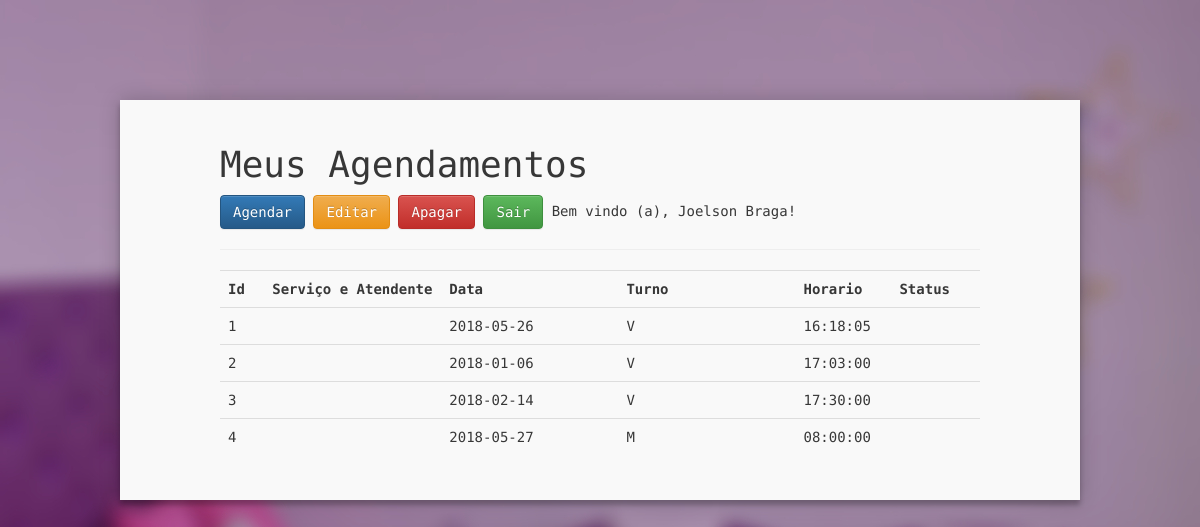
The app's page /sistema/listarAgendamentoAdmin.php (signed in) with its own data.
### tables this page shows
CREATE TABLE `agendamento` (
  `id` int(11) unsigned NOT NULL AUTO_INCREMENT,
  `id_cliente` int(11) unsigned NOT NULL,
  `atendente_servico_id` int(10) unsigned DEFAULT NULL,
  `status_id` int(10) unsigned DEFAULT NULL,
  `data` date NOT NULL,
  `turno` mediumtext NOT NULL,
  `horario` time DEFAULT NULL,
  PRIMARY KEY (`id`),
  UNIQUE KEY `id_UNIQUE` (`id`),
  KEY `fk_agendamento_1_idx` (`id_cliente`),
  KEY `fk_agendamento_1_idx1` (`status_id`),
  KEY `fk_agendamento_3_idx` (`atendente_servico_id`),
  KEY `index6` (`atendente_servico_id`,`data`,`horario`),
  CONSTRAINT `fk_agendamento_1` FOREIGN KEY (`status_id`) REFERENCES `status` (`id`),
  CONSTRAINT `fk_agendamento_2` FOREIGN KEY (`id_cliente`) REFERENCES `customers` (`id`),
  CONSTRAINT `fk_agendamento_3` FOREIGN KEY (`atendente_servico_id`) REFERENCES `atendentes_servicos` (`id`) ON UPDATE NO ACTION
);

### sistema/listarAgendamentoAdmin.php (the view, shortened to what this page needs)
<?php
$db = new mysqli("localhost","root","","esmalteria_estrela");
?>
<!DOCTYPE html>
<html>
<head>
    <link rel="stylesheet" href="https://maxcdn.bootstrapcdn.com/bootstrap/3.3.7/css/bootstrap.min.css">
    <link rel="stylesheet" href="https://maxcdn.bootstrapcdn.com/bootstrap/3.3.7/css/bootstrap-theme.min.css">
    <link href="../css/sistema.css" rel="stylesheet">
</head>
<body>
    <div class="boxAgendar">
        <h1>Meus Agendamentos</h1>
        <a class="btn btn-primary" href="cadastrarAgendamentoUser.php" role="button">Agendar</a>
        <a class="btn btn-warning" href='editar_os.php?id=$id'>Editar</a>
        <a class="btn btn-danger" href='apagar_os.php?id=$id'>Apagar</a>
        <a class="btn btn-success" href="../sair.php" role="button">Sair</a>
        Bem vindo (a),  <?= $_SESSION['nome']?> <?= $_SESSION['sobrenome']?>!
        <br>
        <hr>
        <table class="table table-striped">
            <tr>
                <th width="5%">Id</th>
                <th width="20%">Serviço e Atendente</th>
                <th width="20%">Data</th>
                <th width="20%">Turno</th>
                <th width="10%">Horario</th>
                <th width="10%">Status</th>
        </tr>
        <?php
        $sql = "SELECT * FROM agendamento";
        $retorno = $db->query($sql);
        while($registro = $retorno->fetch_array()){
            $id =       $registro["id"];
            $servico_atendente =  $registro["servico_atendente"];
            $data =   $registro["data"];
            $turno =   $registro["turno"];
            $horario =   $registro["horario"];
            $status =   $registro["status"];
                echo "<tr>
                <td>$id</td>
                <td>$servico_atendente</td>
                <td>$data</td>
                <td>$turno</td>
                <td>$horario</td>
                <td>$status</td>
                </tr>";
            }
            ?>
        </table>
    </div>
</body>
</html>

### css/sistema.css (style rules this page uses)
body { background:url("../img/header-bgestrelafocus.jpg")no-repeat; color: #373737; font-family: 'Encode Sans Condensed', sans-serif; }
th { text-align: left; }
.boxAgendar { width: 80%; background: #F9F9F9; padding: 25px; padding-left: 100px; padding-right: 100px; margin: 100px 0 auto; margin-left: auto; margin-right: auto; box-shadow: 0 0 20px 0 rgba(0, 0, 0, 0.2), 0 5px 5px 0 rgba(0, 0, 0, 0.24); }

### records on screen
agendamento: id "1", data "2018-05-26", turno "V", horario "16:18:05"
agendamento: id "2", data "2018-01-06", turno "V", horario "17:03:00"
agendamento: id "3", data "2018-02-14", turno "V", horario "17:30:00"
agendamento: id "4", data "2018-05-27", turno "M", horario "08:00:00"

### other values on screen
$_SESSION['nome'] "Joelson"
$_SESSION['sobrenome'] "Braga"
